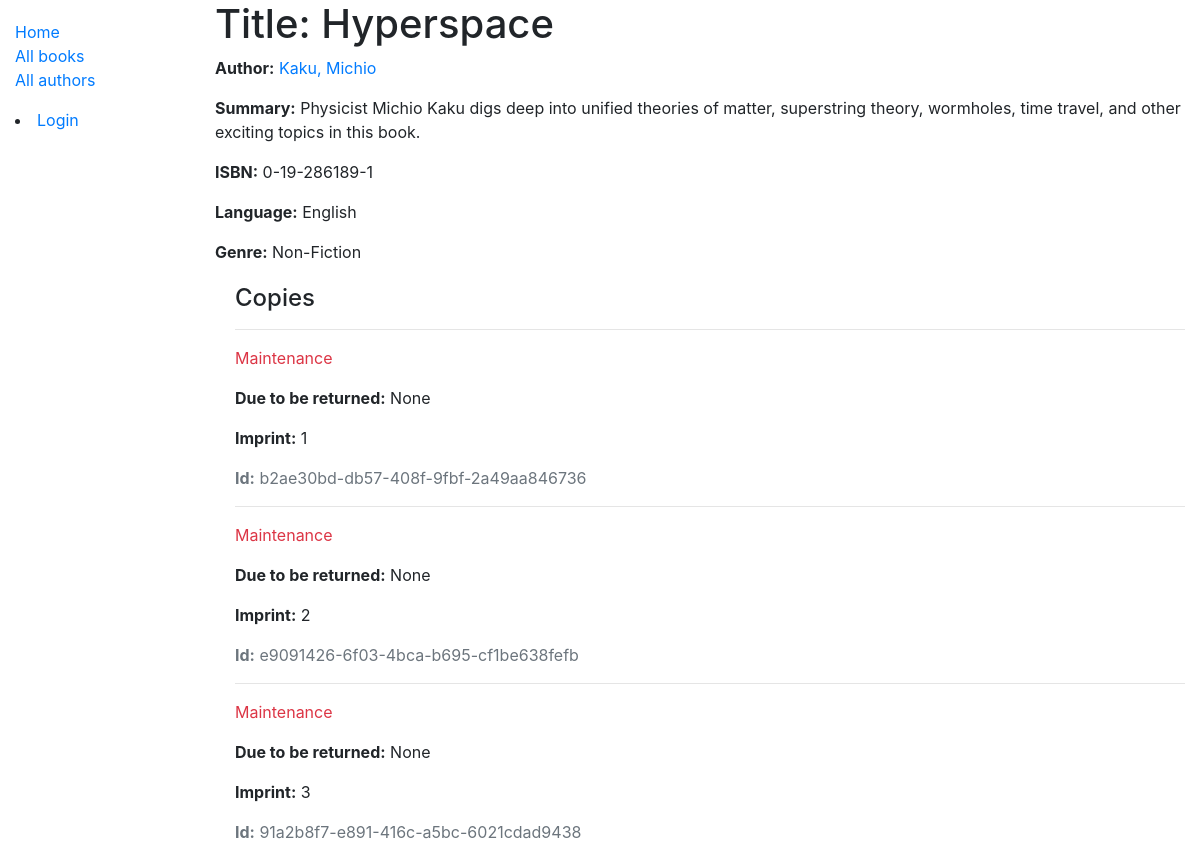
/catalog/book/1, run on the app's committed database.
### catalog/models.py (models this page shows, shortened)
class Book(models.Model):
    title = models.CharField(max_length=200)
    author = models.ForeignKey("Author", on_delete=models.SET_NULL, null=True)
    summary = models.TextField(max_length=1000, help_text="Enter a brief description of the book. ")
    isbn = models.CharField("ISBN", max_length=13, help_text="13 character <a href='https://www.isbn-international.org/content/what-isbn'>ISBN number</a>")
    genre = models.ManyToManyField(Genre, help_text='Select a genre for this book.')
    language = models.CharField(max_length=100, default="English", help_text="Enter the language the book is written in.")
    def display_genre(self):
        return ', '.join(genre.name for genre in self.genre.all()[:3])
    display_genre.short_description = "Genre"

class Author(models.Model):
    first_name = models.CharField(max_length=100)
    last_name = models.CharField(max_length=100)
    date_of_birth = models.DateField(null=True, blank=True)
    date_of_death = models.DateField('Died', null=True, blank=True)
    class Meta:
        ordering = ['last_name', 'first_name']
    def __str__(self):
        return f'{self.last_name}, {self.first_name}'

class Genre(models.Model):
    name = models.CharField(max_length=200, help_text="Enter a book genre (e.g. science fiction).")
    def __str__(self):
        return self.name

class BookInstance(models.Model):
    id = models.UUIDField(primary_key=True, default=uuid.uuid4, help_text="Unique ID for this book across whole library")
    book = models.ForeignKey('Book', on_delete=models.SET_NULL, null=True)
    imprint = models.CharField(max_length=100)
    due_back = models.DateField(null=True, blank=True)
    borrower = models.ForeignKey(User, on_delete=models.SET_NULL, null=True, blank=True)
    LOAN_STATUS = (
        ('m', 'Maintenance'),
        ('o', 'On Loan'),
        ('a', 'Available'),
        ('r', 'Reserved')
    )
    status = models.CharField(
        max_length=1,
        choices=LOAN_STATUS,
        blank=True,
        default='m',
        help_text="Book availability"
        )
    class Meta:
        ordering = ['due_back']
        permissions = (
            ("can_mark_returned", "Set book as returned"),
        )

### catalog/views.py (the view)
# urls.py: path('book/<int:pk>', views.BookDetailView.as_view(), name='book-detail'),
class BookDetailView(generic.DetailView):
    model = Book

### catalog/templates/catalog/book_detail.html
{% extends "base_generic.html" %}
{% block content %}
  <h1>Title: {{ book.title }}</h1>
  <p><strong>Author:</strong> <a href="">{{ book.author }}</a></p>
  <p><strong>Summary:</strong> {{ book.summary }}</p>
  <p><strong>ISBN:</strong> {{ book.isbn }}</p>
  <p><strong>Language:</strong> {{ book.language }}</p>
  <p><strong>Genre:</strong> {% for genre in book.genre.all %} {{ genre }}{% if not forloop.last %}, {% endif %}{% endfor %}</p>
  <div style="margin-left:20px;margin-top:20px">
    <h4>Copies</h4>
    {% for copy in book.bookinstance_set.all %}
      <hr>
      <p class="{% if copy.status == 'a' %}text-success{% elif copy.status == 'm' %}text-danger{% else %}text-warning{% endif %}">{{ copy.get_status_display }}</p>
      {% if copy.status != 'a' %}
        <p><strong>Due to be returned:</strong> {{copy.due_back}}</p>
      {% endif %}
      <p><strong>Imprint:</strong> {{copy.imprint}}</p>
      <p class="text-muted"><strong>Id:</strong> {{copy.id}}</p>
    {% endfor %}
  </div>
{% endblock %}

### data on the page
Book: title "Hyperspace", author "Kaku, Michio", summary "Physicist Michio Kaku digs deep into unified theories of matter, superstring theory, wormholes, time travel, and other exciting topics in this book.", isbn "0-19-286189-1", language "English"
Genre: name "Non-Fiction"
BookInstance: status "Maintenance", due_back "None", imprint "1", id "b2ae30bd-db57-408f-9fbf-2a49aa846736"
BookInstance: status "Maintenance", due_back "None", imprint "2", id "e9091426-6f03-4bca-b695-cf1be638fefb"
BookInstance: status "Maintenance", due_back "None", imprint "3", id "91a2b8f7-e891-416c-a5bc-6021cdad9438"
